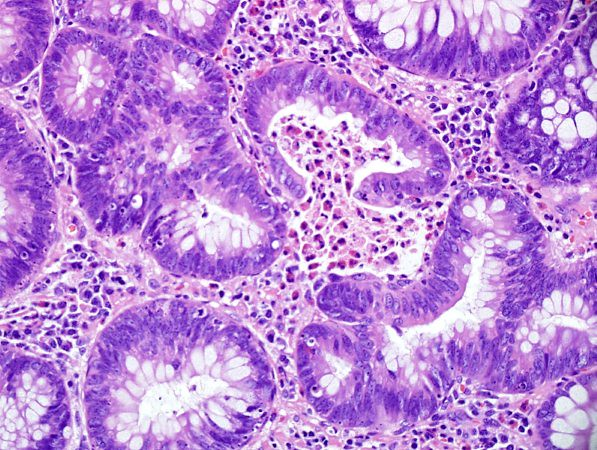
#> input picture data/image/dysplastic.jpg, 597 x 450 px, found by its file name; its folder holds only this picture in this run
$ jupyter execute --allow-errors data_processing.ipynb
#> lines starting #> are read from the running program, lines starting #| are printed output that depends on the picture
[cell 1]
import os
from PIL import Image
import cv2
import matplotlib.pyplot as plt
import pandas as pd

[cell 2]
directory='../data/raw/image/'
image_list=[]
for file in os.listdir(directory):
    filename=os.path.join(directory,file)
    image_list.append(filename)

[cell 3]
# transform all images with their weights and heights into one dataframe
image_list.sort()
df=pd.DataFrame([],columns=['image','height','width'])
for index,img_file in enumerate(image_list):
    img=cv2.imread(img_file,cv2.IMREAD_COLOR)
#> img is the input picture: shape (450, 597, 3); mean B, G, R 216.3, 137, 188.2
    img_h,img_w,_=img.shape
#> img_h = 450; img_w = 597
    new_row=pd.DataFrame({'image':img_file,'height':img_h,'width':img_w},index=[index])
#> new_row = table of 1 rows and 3 columns
    df=pd.concat([df,new_row],axis=0)
#> df = table of 1 rows and 3 columns

[cell 4]
df.head()
#> Out = table of 1 rows and 3 columns

[cell 5]
# get images with minimum height
df[df.height==df.height.min()]
#> Out = table of 1 rows and 3 columns

[cell 6]
# get images with minimum width
df[df.width==df.width.min()]
#> Out = table of 1 rows and 3 columns

[cell 7]
def image_resize(image, width = None, height = None, inter = cv2.INTER_LANCZOS4):
    # initialize the dimensions of the image to be resized and
    # grab the image size
    dim = None
    (h, w) = image.shape[:2]

    # if both the width and height are None, then return the
    # original image
    if width is None and height is None:
        return image

    # check to see if the width is None
    if width is None:
        # calculate the ratio of the height and construct the
        # dimensions
        r = height / float(h)
        dim = (int(w * r), height)

    # otherwise, the height is None
    else:
        # calculate the ratio of the width and construct the
        # dimensions
        r = width / float(w)
        dim = (width, int(h * r))

    # resize the image
    resized = cv2.resize(image, dim, interpolation = inter)

    # return the resized image
    return resized

#> (a cell that did not finish here is left out)

[cell 9]
img=cv2.resize(img, (450,450), interpolation = cv2.INTER_LANCZOS4)
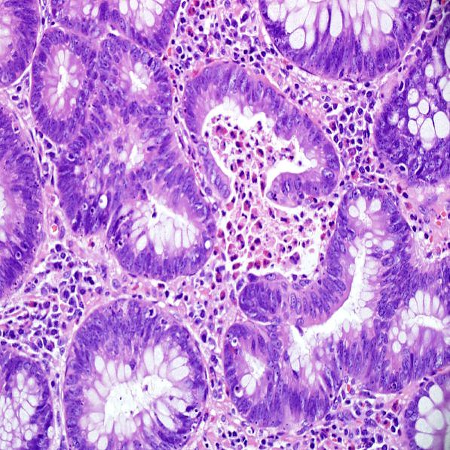
#> img: shape (450, 450, 3); mean B, G, R 216.2, 137, 188.2
h,w,_=img.shape
#> h = 450; w = 450
list_crops=[]
possible_ys=list(range(0,h-420+1,420))
#> possible_ys = [0]
if h % 420 != 0:
    possible_ys.append(h-420)
possible_xs=list(range(0,w-420+1,420))
if w % 420 != 0:
    possible_xs.append(w-420)
for j in possible_ys:
    for i in possible_xs:
        list_crops.append(img[j:j+420,i:i+420,:])
#> after the loop, list_crops = 4 items
fig = plt.figure(figsize=(8, 8))
for idx,crop in enumerate(list_crops):
    print(crop.shape)
    fig.add_subplot(1, len(list_crops), idx+1)
    plt.imshow(crop)
#> this loop made 4 passes
#| (420, 420, 3)
#| (420, 420, 3)
#| (420, 420, 3)
#| (420, 420, 3)
plt.show()
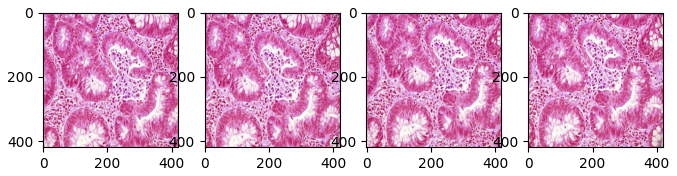
#> figure drawn by matplotlib, 4 panels

[cell 10]
for i in range(0,450-420+1,420):
    print(i)

$ run again, on data/image/image_12.jpg
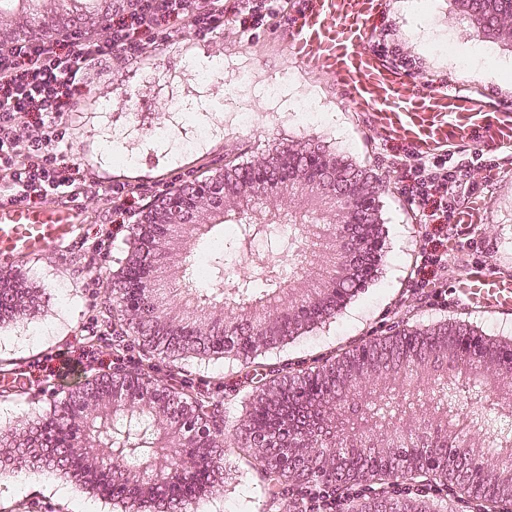
#> input picture data/image/image_12.jpg, 1024 x 1024 px, found by its file name (shown at 1/2 size)
#> img is the input picture: shape (1024, 1024, 3); mean B, G, R 183, 155.6, 205.2
#> `img=cv2.resize(img, (450,450), interpolation = cv2.INTER_LANCZOS4)`:
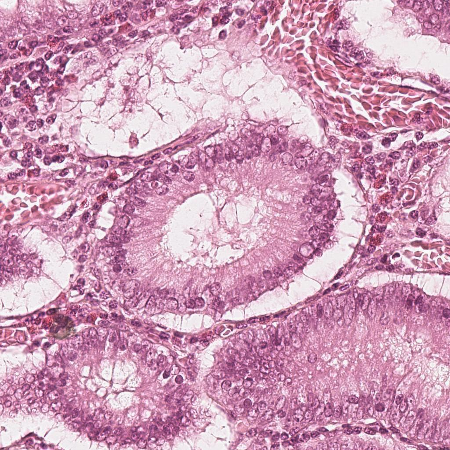
#> img: shape (450, 450, 3); mean B, G, R 183, 155.6, 205.3
#> after the loop `for j in possible_ys:`: list_crops = 4 items
#> the loop `for idx,crop in enumerate(list_crops):` made 4 passes
#| (420, 420, 3)
#| (420, 420, 3)
#| (420, 420, 3)
#| (420, 420, 3)
#> `plt.show()`:
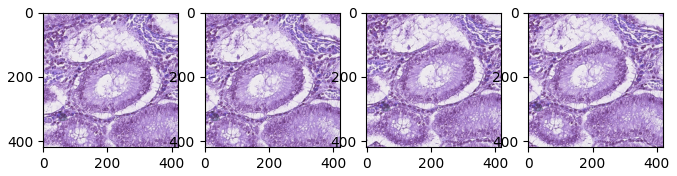
#> figure drawn by matplotlib, 4 panels

$ run again, on data/image/image_13.jpg
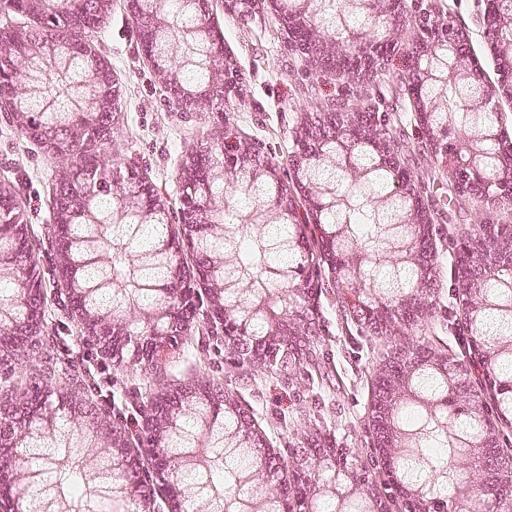
#> input picture data/image/image_13.jpg, 1024 x 1024 px, found by its file name (shown at 1/2 size)
#> img is the input picture: shape (1024, 1024, 3); mean B, G, R 189.5, 164.7, 209.1
#> `img=cv2.resize(img, (450,450), interpolation = cv2.INTER_LANCZOS4)`:
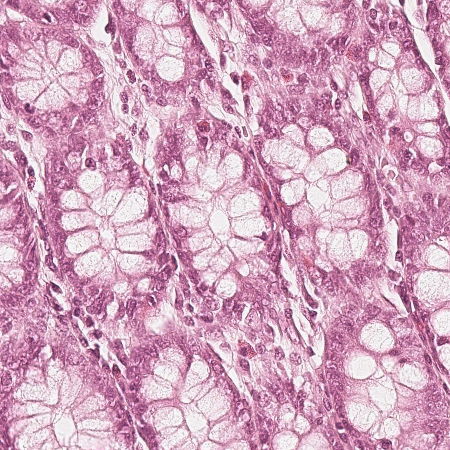
#> img: shape (450, 450, 3); mean B, G, R 189.5, 164.8, 209.1
#> after the loop `for j in possible_ys:`: list_crops = 4 items
#> the loop `for idx,crop in enumerate(list_crops):` made 4 passes
#| (420, 420, 3)
#| (420, 420, 3)
#| (420, 420, 3)
#| (420, 420, 3)
#> `plt.show()`:
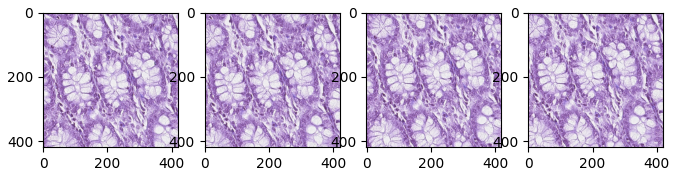
#> figure drawn by matplotlib, 4 panels

$ run again, on data/image/image_14.jpg
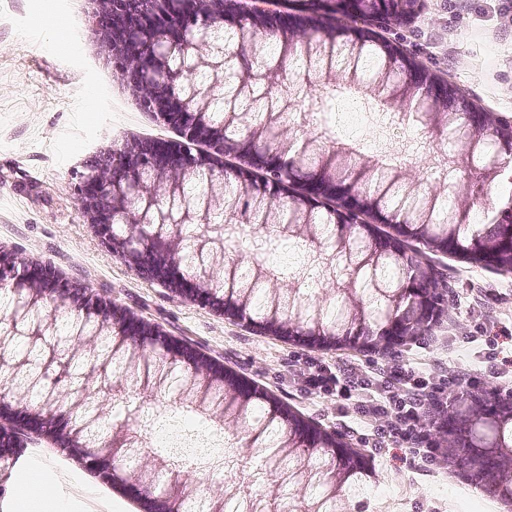
#> input picture data/image/image_14.jpg, 1024 x 1024 px, found by its file name (shown at 1/2 size)
#> img is the input picture: shape (1024, 1024, 3); mean B, G, R 187.1, 163.3, 194.9
#> `img=cv2.resize(img, (450,450), interpolation = cv2.INTER_LANCZOS4)`:
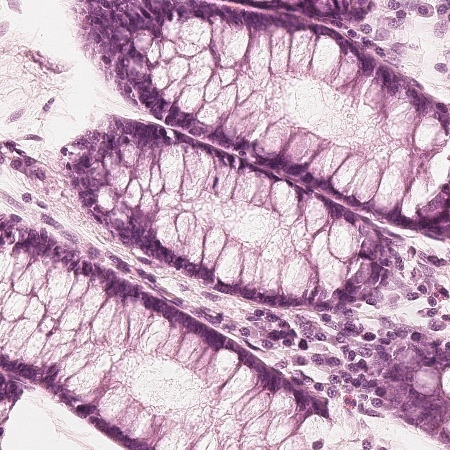
#> img: shape (450, 450, 3); mean B, G, R 187.1, 163.3, 194.9
#> after the loop `for j in possible_ys:`: list_crops = 4 items
#> the loop `for idx,crop in enumerate(list_crops):` made 4 passes
#| (420, 420, 3)
#| (420, 420, 3)
#| (420, 420, 3)
#| (420, 420, 3)
#> `plt.show()`:
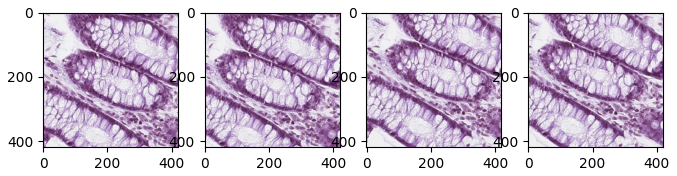
#> figure drawn by matplotlib, 4 panels

$ run again, on data/image/image_1.jpg
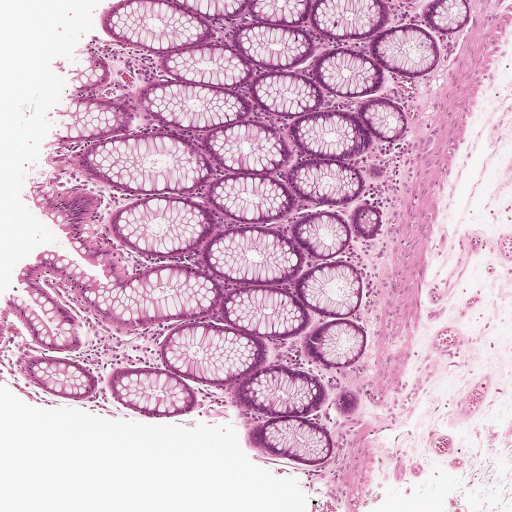
#> input picture data/image/image_1.jpg, 1024 x 1024 px, found by its file name (shown at 1/2 size)
#> img is the input picture: shape (1024, 1024, 3); mean B, G, R 203, 179.1, 215.4
#> `img=cv2.resize(img, (450,450), interpolation = cv2.INTER_LANCZOS4)`:
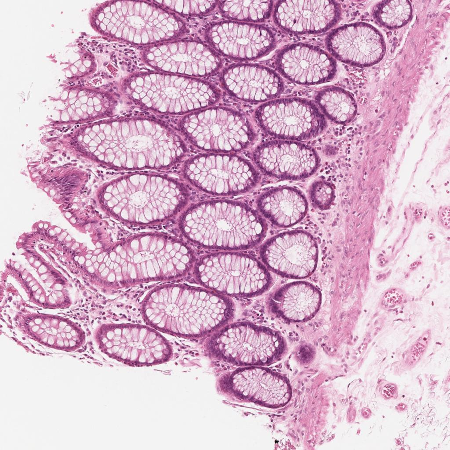
#> img: shape (450, 450, 3); mean B, G, R 203, 179.1, 215.5
#> after the loop `for j in possible_ys:`: list_crops = 4 items
#> the loop `for idx,crop in enumerate(list_crops):` made 4 passes
#| (420, 420, 3)
#| (420, 420, 3)
#| (420, 420, 3)
#| (420, 420, 3)
#> `plt.show()`:
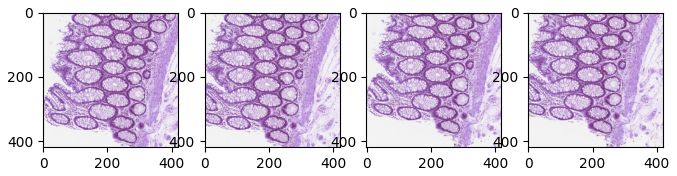
#> figure drawn by matplotlib, 4 panels
